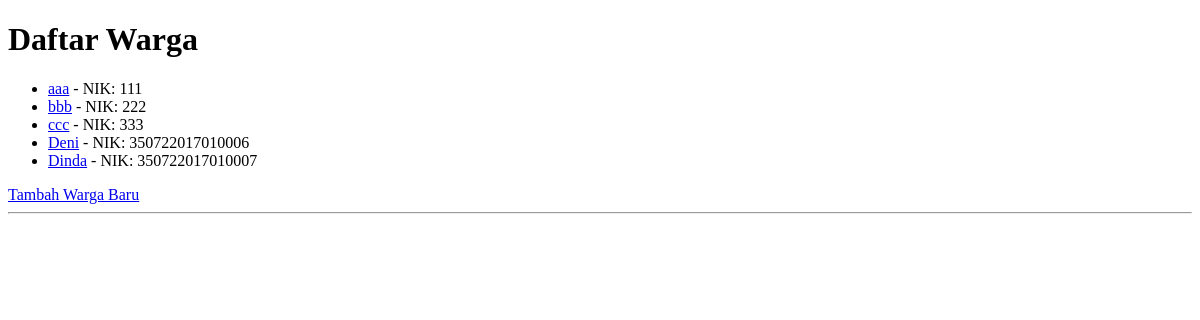
/warga/, run on an earlier commit of the app's database.
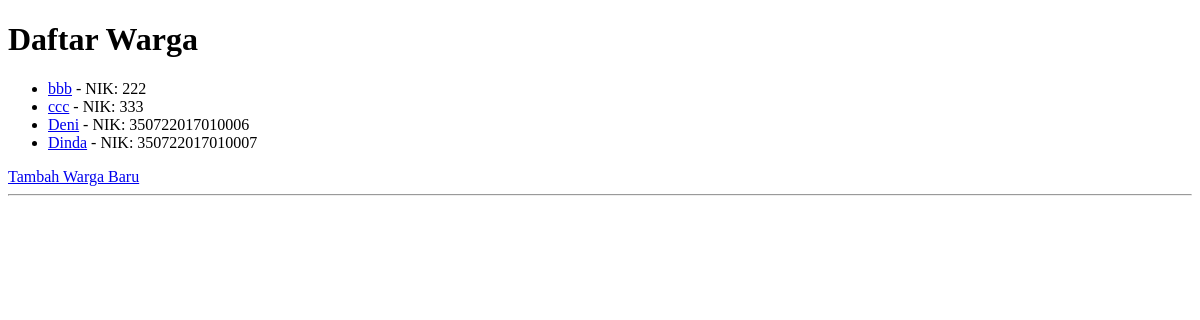
And on a later commit of the database.
### warga/models.py (models this page shows, shortened)
class Warga(models.Model):
    nik = models.CharField(max_length=16, unique=True, verbose_name="Nomor Induk Kependudukan")
    nama_lengkap = models.CharField(max_length=100, verbose_name="Nama Lengkap")
    alamat = models.TextField(verbose_name="Alamat Tinggal")
    no_telepon = models.CharField(max_length=15, blank=True, verbose_name="Nomor Telepon")
    tanggal_registrasi = models.DateTimeField(auto_now_add=True)

### warga/views.py (the view)
# urls.py: path('', WargaListView.as_view(), name='warga-list'),
class WargaListView(ListView):
    model = Warga

### warga/templates/warga/warga_list.html (shortened to what this page needs)
<!DOCTYPE html>
<html lang="en">
<head>
</head>
<body>
    <h1>Daftar Warga</h1>
    <ul>
        {% for warga in object_list %}
            <li><a href="{% url 'warga-detail' warga.pk %}">{{ warga.nama_lengkap }}</a> - NIK: {{ warga.nik }} </li>
        {% empty %}
            <li>Belum ada data warga yang terdaftar.</li>
        {% endfor %}
    </ul>
</body>
</html>
<a href="{% url 'warga-tambah' %}">Tambah Warga Baru</a>
<hr>

What changed in the data, as far as the page shows it:
removed Warga: nama_lengkap "aaa", nik "111"
